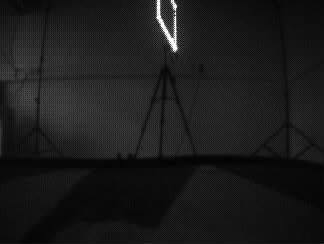
#> input picture recordings/20260513_112205/img_000012.png, 324 x 244 px
$ python -i train.py   (imports and definitions only)
#> lines starting #> are read from the running program, lines starting #| are printed output that depends on the picture; after the words box and inside, x2 and y2 are one past the last pixel; in counts of white or black regions, pixels touching at a corner belong together
#> further down, picture is the input picture: shape (244, 324, 3); min 0, max 255, mean 26.8
"""Gate detector -- method 3.

Bright-pixel mask -> Hough line segments -> group parallel pairs into quads.

Pipeline:
    1. White tophat + absolute threshold -> bright-pixel mask. Tophat
       isolates thin LED structures from smooth ceiling / sky bloom.
    2. Morphological close so the dotted LED rectangle becomes a continuous
       ring; dilate a copy for the perimeter-coverage check.
    3. Each gate's interior is a dark hole surrounded by bright LEDs. Find
       interior dark connected components in the closed mask -- these
       localize gates even when adjacent LED rings would merge.
    4. For each hole, run HoughLinesP on the hole's own boundary (its edges
       are the inner LED edge, which is what GT traces); if too small for
       Hough, run it on the surrounding LED ring instead.
    5. Cluster lines by orientation (dominant + perpendicular buckets) and
       in each bucket pick the line closest to the hole centroid on each
       side, weighted by line length so short noisy segments don't win.
    6. Intersect the four chosen lines to assemble a candidate quad. Also
       compute the hole's min-area-rect as an alternative candidate.
    7. Score each candidate by what fraction of its perimeter sits on LED
       pixels (dilated mask) and keep the better one above a threshold.
"""

import cv2
import numpy as np


# [125 lines left out: functions _hough_lines, _intersect, _quad_from_lines, _perimeter_coverage, not called in this run]


def predict_gates(image: np.ndarray) -> list[np.ndarray]:
    """Predict gate quadrilaterals in an image.

    Strategy: each gate's interior is a dark hole surrounded by bright LEDs.
    Locating those holes splits adjacent gates whose LED rings merge after
    morphological closing. For each hole, run Hough on the LED ring nearby
    and assemble a quad from the inner edges.

    Returns a list of (4, 2) float arrays in cyclic order. Empty list means
    no gates detected.
    """
    gray = image if image.ndim == 2 else cv2.cvtColor(image, cv2.COLOR_BGR2GRAY)
    H, W = gray.shape
#> H = 244; W = 324

    blur = cv2.GaussianBlur(gray, (3, 3), 0)

    # White tophat extracts thin bright structures (LED dots) and rejects
    # smooth bright regions (ceiling bloom, sky). Kernel must be larger than
    # a single LED stroke (~5 px) but small enough that we don't wipe out
    # entire dim gates. 15 works well at 324x244.
    ktop = cv2.getStructuringElement(cv2.MORPH_ELLIPSE, (15, 15))
    tophat = cv2.morphologyEx(blur, cv2.MORPH_TOPHAT, ktop)
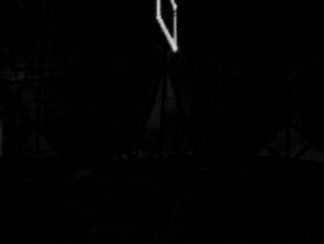
#> tophat: shape (244, 324); min 0, max 212, mean 1.9
    # Combine tophat (LEDs above local mean) with a high absolute threshold
    # (saturated LEDs at 255 even in bright scenes).
    mask_top = (tophat > 25).astype(np.uint8) * 255
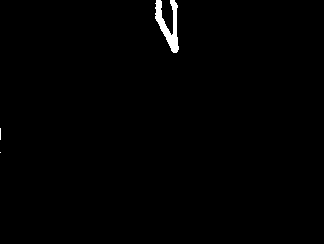
#> mask_top: shape (244, 324); 0.74% white; 3 white regions (2 under 20 px), largest, box (x1, y1, x2, y2) and area: (155, 0, 179, 53) 571
    mask_abs = (blur > 230).astype(np.uint8) * 255
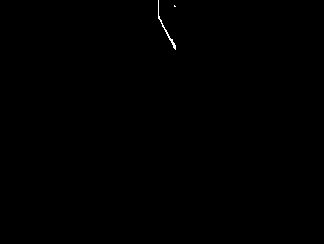
#> mask_abs: shape (244, 324); 0.12% white in thin lines or dots, all inside (x1, y1, x2, y2) = (158, 0, 176, 50)
    mask = cv2.bitwise_or(mask_top, mask_abs)

    k5 = cv2.getStructuringElement(cv2.MORPH_ELLIPSE, (5, 5))
    closed = cv2.morphologyEx(mask, cv2.MORPH_CLOSE, k5)
#> closed: shape (244, 324); 0.76% white; 3 white regions (2 under 20 px), largest, box (x1, y1, x2, y2) and area: (155, 0, 179, 53) 591
    dilated = cv2.dilate(closed, k5, iterations=1)
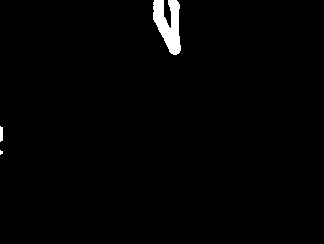
#> dilated: shape (244, 324); 1.3% white; 3 white regions (1 under 20 px), largest, box (x1, y1, x2, y2) and area: (153, 0, 181, 55) 973, (0, 126, 3, 142) 44

    # Interior dark holes: pixels not in the bright mask and not connected to
    # the image border via the dark background. Use the un-dilated mask so
    # narrow oblique gates don't have their interior holes filled in.
    inv = cv2.bitwise_not(closed)
    n_h, hole_lbls, hole_stats, _ = cv2.connectedComponentsWithStats(
        inv, connectivity=8
    )
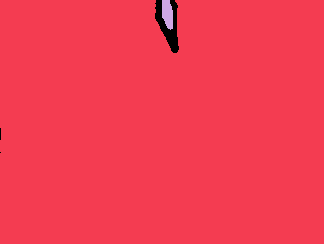
#> hole_lbls: shape (244, 324) int32; 3 distinct labels, from 0 to 2; one colour per label, 0 black
#> n_h = 3; hole_stats = [[0, 0, 179, 153, 604], [0, 0, 324, 244, 78190], [162, 0, 11, 30, 262]]

    quads: list[np.ndarray] = []
    for i in range(1, n_h):
        x = int(hole_stats[i, cv2.CC_STAT_LEFT])
        y = int(hole_stats[i, cv2.CC_STAT_TOP])
        w = int(hole_stats[i, cv2.CC_STAT_WIDTH])
        h = int(hole_stats[i, cv2.CC_STAT_HEIGHT])
        a = int(hole_stats[i, cv2.CC_STAT_AREA])

        # Drop the dark background — it touches the image border.
        if x == 0 or y == 0 or x + w >= W or y + h >= H:
            continue
        if a < 60 or w < 10 or h < 10:
            continue
        aspect = w / max(h, 1)
        if aspect > 5 or aspect < 1 / 5:
            continue
        # Hole shouldn't be too sparse inside its bbox (real gate interiors
        # are mostly contiguous). Concentric gates produce annular holes
        # with a bright island, so the bar stays low.
        if a / float(w * h) < 0.30:
            continue

        # First try: the hole's own boundary IS the inner edge of the LED
        # ring (which is what GT traces). Hough lines on it are usually the
        # most accurate when the hole is big enough.
        pad_h = 4
        x0h, y0h = max(0, x - pad_h), max(0, y - pad_h)
        x1h, y1h = min(W, x + w + pad_h), min(H, y + h + pad_h)
        hole_mask = ((hole_lbls[y0h:y1h, x0h:x1h] == i).astype(np.uint8)) * 255
        h_edges = cv2.Canny(hole_mask, 50, 150)
        min_line = max(6, int(0.25 * min(w, h)))
        lines = _hough_lines(h_edges, min_line)
        if lines is not None and len(lines) >= 4:
            lines[:, [0, 2]] += x0h
            lines[:, [1, 3]] += y0h
        else:
            # Fallback: Hough on the surrounding LED ring (closed mask).
            pad_r = max(10, int(0.45 * max(w, h)))
            x0, y0 = max(0, x - pad_r), max(0, y - pad_r)
            x1, y1 = min(W, x + w + pad_r), min(H, y + h + pad_r)
            region = closed[y0:y1, x0:x1]
            edges = cv2.Canny(region, 50, 150)
            min_line = max(8, int(0.3 * min(w, h)))
            lines = _hough_lines(edges, min_line)
            if lines is None or len(lines) < 4:
                continue
            lines[:, [0, 2]] += x0
            lines[:, [1, 3]] += y0

        ys_c, xs_c = np.where(hole_lbls == i)
        center = np.array([xs_c.mean(), ys_c.mean()], dtype=np.float32)

        # Two candidates: Hough-line intersection quad and the hole's own
        # min-area-rect. Keep the one whose perimeter better hugs the LEDs.
        candidates: list[np.ndarray] = []
        hough_quad = _quad_from_lines(lines, center)
        if hough_quad is not None and cv2.contourArea(hough_quad) > 120:
            candidates.append(hough_quad)

        hole_pts = np.column_stack([xs_c, ys_c]).astype(np.float32)
        if len(hole_pts) >= 4:
            rect = cv2.minAreaRect(hole_pts)
            mar_quad = cv2.boxPoints(rect).astype(np.float32)
            if cv2.contourArea(mar_quad) > 120:
                candidates.append(mar_quad)

        if not candidates:
            continue

        scored = [
            (_perimeter_coverage(q, dilated, band=3), q) for q in candidates
        ]
        scored.sort(key=lambda x: x[0], reverse=True)
        score, quad = scored[0]
        if score < 0.70:
            continue

        quad[:, 0] = np.clip(quad[:, 0], 0, W - 1)
        quad[:, 1] = np.clip(quad[:, 1], 0, H - 1)
        quads.append(quad)
#> this loop made 2 passes
#> after the loop, quads = []

    return quads


def main():
    print("train.py method 3: bright mask -> HoughLinesP -> quad assembly.")


# [2 lines not run here, left out]

>>> import cv2
>>> picture = cv2.imread('recordings/20260513_112205/img_000012.png')
>>> result = predict_gates(picture)
#> result = []
